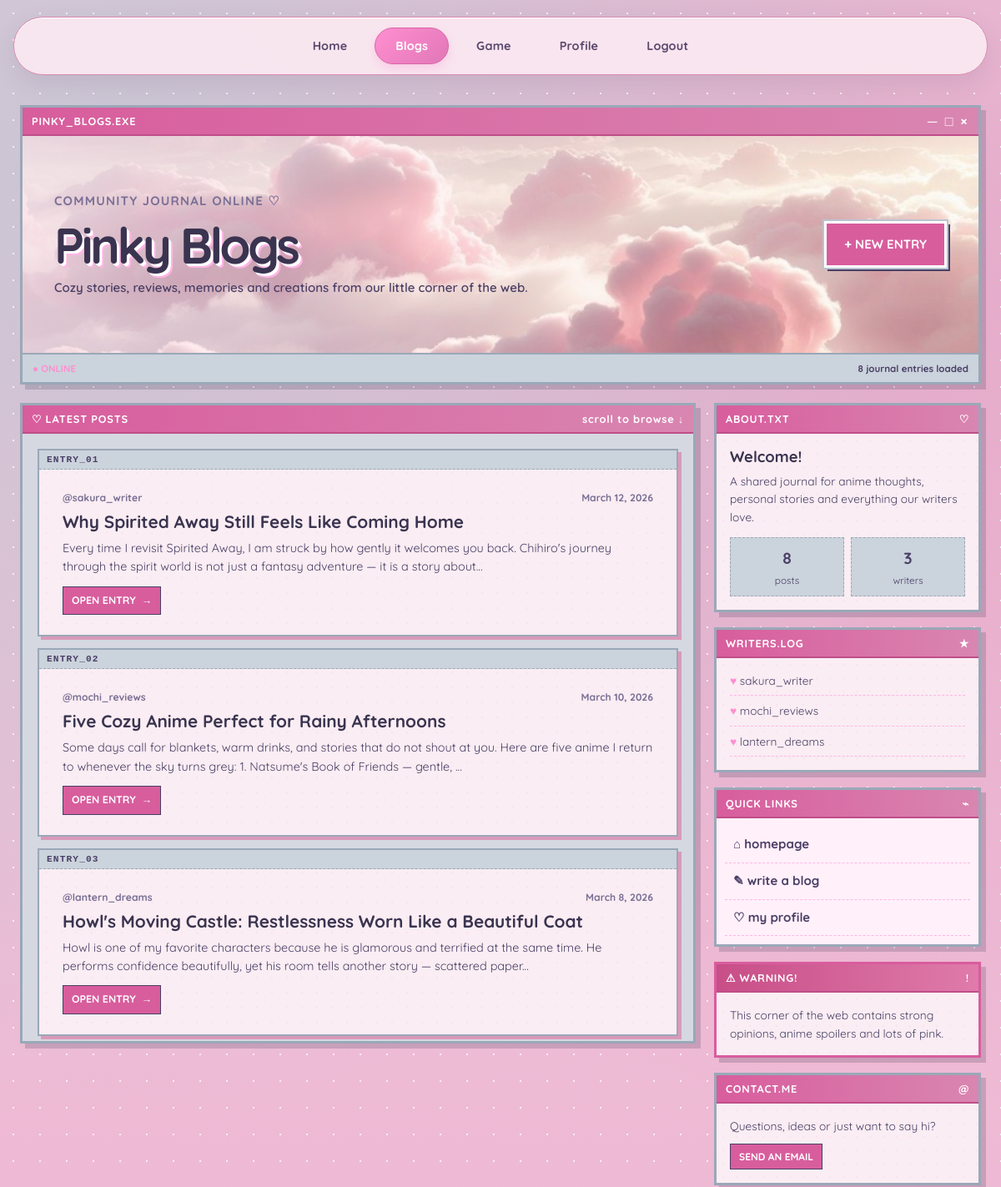
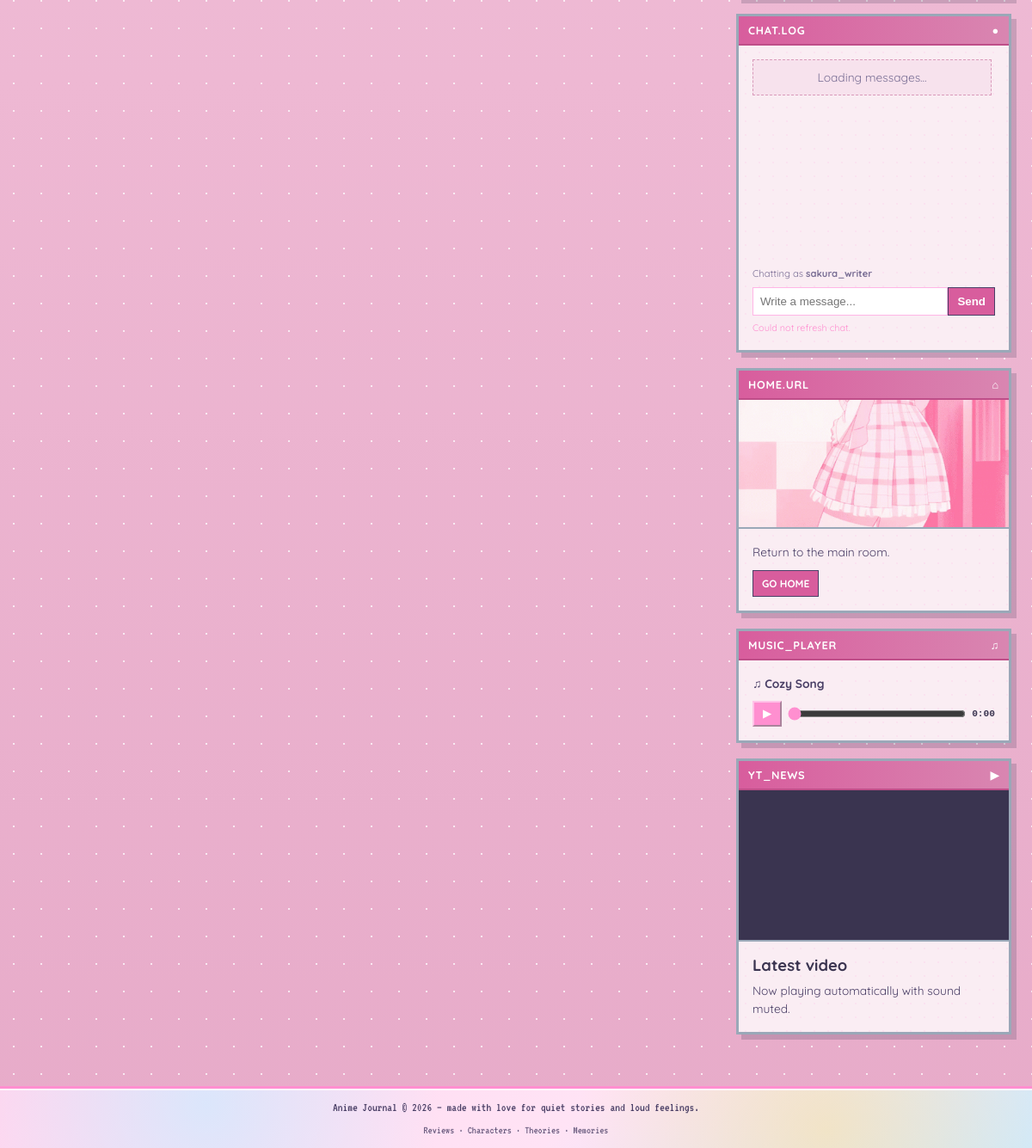
Screenshot of /blogs.php (signed in) with the database file from the repository (2 pictures, top to bottom).
### tables this page shows
CREATE TABLE IF NOT EXISTS blogPost (
    id INT AUTO_INCREMENT PRIMARY KEY,
    user_id INT NOT NULL,
    title VARCHAR(200) NOT NULL,
    content TEXT NOT NULL,
    thumbnail VARCHAR(255) DEFAULT NULL,
    created_at TIMESTAMP DEFAULT CURRENT_TIMESTAMP,
    updated_at TIMESTAMP DEFAULT CURRENT_TIMESTAMP ON UPDATE CURRENT_TIMESTAMP,
    CONSTRAINT fk_blog_user
        FOREIGN KEY (user_id) REFERENCES user(id)
        ON DELETE CASCADE
        ON UPDATE CASCADE
);

CREATE TABLE IF NOT EXISTS user (
    id INT AUTO_INCREMENT PRIMARY KEY,
    username VARCHAR(50) NOT NULL UNIQUE,
    email VARCHAR(100) NOT NULL UNIQUE,
    password VARCHAR(255) NOT NULL,
    role VARCHAR(20) NOT NULL DEFAULT 'user',
    profile_image VARCHAR(255) DEFAULT NULL,
    cover_image VARCHAR(255) DEFAULT NULL,
    description TEXT DEFAULT NULL,
    discord VARCHAR(255) DEFAULT NULL,
    youtube VARCHAR(255) DEFAULT NULL,
    x_link VARCHAR(255) DEFAULT NULL,
    spotify VARCHAR(255) DEFAULT NULL
);

### includes/auth.php (called while the page is built, shortened)
<?php
function isLoggedIn(): bool
{
    return isset($_SESSION['user_id']);
}
function e(string $value): string
{
    return htmlspecialchars($value, ENT_QUOTES, 'UTF-8');
}
function createExcerpt(string $content, int $length = 150): string
{
    $text = strip_tags($content);
    $text = preg_replace('/\s+/', ' ', trim($text));
    return mb_substr($text, 0, $length) . '...';
}
function formatDate(string $date): string
{
    return date('F j, Y', strtotime($date));
}

### blogs.php (the view, shortened to what this page needs)
<?php
require_once __DIR__ . '/includes/db.php';
require_once __DIR__ . '/includes/header.php';
$stmt = $conn->prepare(
    'SELECT b.id, b.title, b.content, b.created_at, b.thumbnail, u.username
     FROM blogPost b JOIN user u ON b.user_id = u.id
     ORDER BY b.created_at DESC'
);
$stmt->execute();
$blogs = $stmt->get_result()->fetch_all(MYSQLI_ASSOC);
$recentAuthors = [];
foreach ($blogs as $blog) {
    if (!in_array($blog['username'], $recentAuthors, true)) $recentAuthors[] = $blog['username'];
}
$widgetGif = static function (string $filename): ?string {
    $relativePath = 'assests/images/blog-widgets/' . $filename;
    return file_exists(__DIR__ . '/' . $relativePath) ? $relativePath : null;
};
?>
<div class="neo-blog-shell">
    <header class="neo-blog-hero neo-window">
        <div class="neo-titlebar"><span>PINKY_BLOGS.EXE</span><span class="window-dots" aria-hidden="true">─ □ ×</span></div>
        <div class="neo-hero-content">
            <img class="neo-hero-banner" src="assests/images/blog-banner.png?v=<?= (int) filemtime(__DIR__ . '/assests/images/blog-banner.png') ?>" alt="" aria-hidden="true">
            <div>
                <p class="neo-kicker">community journal online ♡</p>
                <h1>Pinky Blogs</h1>
                <p>Cozy stories, reviews, memories and creations from our little corner of the web.</p>
            </div>
            <?php if (isLoggedIn()): ?><a href="create.php" class="neo-action">+ new entry</a><?php endif; ?>
        </div>
        <div class="neo-statusbar"><span>● ONLINE</span><span><?= count($blogs) ?> journal entries loaded</span></div>
    </header>
    <div class="neo-blog-layout">
        <main class="neo-feed neo-window">
            <div class="neo-titlebar"><span>♡ LATEST POSTS</span><span>scroll to browse ↓</span></div>
            <div class="neo-feed-inner">
                <?php if (!$blogs): ?>
                    <div class="neo-empty"><strong>No entries yet!</strong><p>The journal is waiting for its first story ♡</p></div>
                <?php else: ?>
                    <?php foreach ($blogs as $index => $blog):
                        $thumb = basename((string) ($blog['thumbnail'] ?? ''));
                        $thumbFile = __DIR__ . '/assests/blog-thumbnails/' . $thumb;
                    ?>
                        <article class="neo-post<?= ($thumb && file_exists($thumbFile)) ? ' has-thumbnail' : '' ?>">
                            <div class="neo-post-number">ENTRY_<?= str_pad((string) ($index + 1), 2, '0', STR_PAD_LEFT) ?></div>
                            <div class="neo-post-body">
                                <div class="neo-post-copy">
                                    <div class="neo-post-meta"><span>@<?= e($blog['username']) ?></span><time datetime="<?= e(date('Y-m-d', strtotime($blog['created_at']))) ?>"><?= e(formatDate($blog['created_at'])) ?></time></div>
                                    <h2><a href="view.php?id=<?= (int) $blog['id'] ?>"><?= e($blog['title']) ?></a></h2>
                                    <p><?= e(createExcerpt($blog['content'], 180)) ?></p>
                                    <a class="neo-read-more" href="view.php?id=<?= (int) $blog['id'] ?>">open entry <span>→</span></a>
                                </div>
                            </div>
                        </article>
                    <?php endforeach; ?>
                <?php endif; ?>
            </div>
        </main>
        <aside class="neo-blog-sidebar">
            <section class="neo-window neo-widget">
                <div class="neo-titlebar"><span>ABOUT.TXT</span><span>♡</span></div>
                <div class="neo-widget-content">
                    <h2>Welcome!</h2>
                    <p>A shared journal for anime thoughts, personal stories and everything our writers love.</p>
                    <div class="neo-mini-stats"><span><strong><?= count($blogs) ?></strong> posts</span><span><strong><?= count($recentAuthors) ?></strong> writers</span></div>
                </div>
            </section>
            <section class="neo-window neo-widget">
                <div class="neo-titlebar"><span>WRITERS.LOG</span><span>★</span></div>
                <div class="neo-widget-content">
                    <?php if ($recentAuthors): ?>
                        <ul class="neo-writer-list"><?php foreach (array_slice($recentAuthors, 0, 8) as $author): ?><li><span>♥</span> <?= e($author) ?></li><?php endforeach; ?></ul>
                    <?php else: ?><p>No writers online yet.</p><?php endif; ?>
                </div>
            </section>
            <section class="neo-window neo-widget">
                <div class="neo-titlebar"><span>QUICK LINKS</span><span>⌁</span></div>
                <nav class="neo-quick-links">
                    <a href="index.php">⌂ homepage</a>
                    <?php if (isLoggedIn()): ?><a href="create.php">✎ write a blog</a><a href="profile.php">♡ my profile</a><?php else: ?><a href="login.php">♙ sign in</a><a href="register.php">+ join us</a><?php endif; ?>
                </nav>
            </section>
            <section class="neo-window neo-widget neo-warning-widget">
                <div class="neo-titlebar"><span>⚠ WARNING!</span><span>!</span></div>
                <div class="neo-widget-content"><p>This corner of the web contains strong opinions, anime spoilers and lots of pink.</p></div>
            </section>
            <section class="neo-window neo-widget">
                <div class="neo-titlebar"><span>CONTACT.ME</span><span>@</span></div>
                <div class="neo-widget-content">
                    <p>Questions, ideas or just want to say hi?</p>
                    <a class="neo-widget-button" href="mailto:dharinithiyagarajahdharini@gmail.com">send an email</a>
                </div>
            </section>
            <section class="neo-window neo-widget">
                <div class="neo-titlebar"><span>CHAT.LOG</span><span>●</span></div>
                <div class="neo-widget-content neo-chat-widget">
                    <div id="chatMessages" class="neo-chat-messages" aria-live="polite">
                        <p class="neo-chat-loading">Loading messages...</p>
                    </div>
                    <?php if (isLoggedIn()): ?>
                        <form id="chatForm" class="neo-chat-form">
                            <label for="chatMessage">Chatting as <strong><?= e($_SESSION['username']) ?></strong></label>
                            <div><input id="chatMessage" name="message" maxlength="300" autocomplete="off" placeholder="Write a message..." required><button type="submit">Send</button></div>
                            <span id="chatStatus" class="neo-chat-status" aria-live="polite"></span>
                        </form>
                    <?php else: ?>
                        <p class="neo-chat-login"><a href="login.php">Sign in</a> to join the chat.</p>
                    <?php endif; ?>
                </div>
            </section>
            <section class="neo-window neo-widget">
                <div class="neo-titlebar"><span>HOME.URL</span><span>⌂</span></div>
                <?php if ($gif = $widgetGif('home.gif')): ?><img class="neo-widget-gif" src="<?= e($gif) ?>" alt="Home decoration"><?php endif; ?>
                <div class="neo-widget-content"><p>Return to the main room.</p><a class="neo-widget-button" href="index.php">go home</a></div>
            </section>
            <section class="neo-window neo-widget neo-music-widget">
                <div class="neo-titlebar"><span>MUSIC_PLAYER</span><span>♫</span></div>
                <div class="neo-widget-content">
                    <p class="neo-track-name">♫ Cozy Song</p>
                    <div class="neo-player-controls"><button type="button" id="blogMusicButton" aria-label="Play music">▶</button><input id="blogMusicProgress" type="range" min="0" value="0" step="1" aria-label="Music progress"><span id="blogMusicTime">0:00</span></div>
                </div>
            </section>
            <section class="neo-window neo-widget">
                <div class="neo-titlebar"><span>YT_NEWS</span><span>▶</span></div>
                <div class="neo-youtube-player">
                    <iframe
                        src="https://www.youtube-nocookie.com/embed/qCt9fLpPfdM?autoplay=1&amp;mute=1&amp;loop=1&amp;playlist=qCt9fLpPfdM&amp;playsinline=1&amp;controls=1&amp;rel=0"
                        title="Pinky Blog YouTube news video"
                        allow="autoplay; encrypted-media; picture-in-picture"
                        allowfullscreen></iframe>
                </div>
                <div class="neo-widget-content"><h2>Latest video</h2><p>Now playing automatically with sound muted.</p></div>
            </section>
        </aside>
    </div>
</div>
<?php require_once __DIR__ . '/includes/footer.php'; ?>

### css/style.css (style rules this page uses)
:root { --pink-bg: #f8d4d8; --pink-light: #fce8ec; --green-box: #d8ecd5; --green-border: #7cb87c; --green-dark: #5a9a5a; --cream: #fff8e8; --cream-card: #fffdf5; --text-primary: #3d352e; --text-secondary: #6d645c; --accent-pink: #e8a0b4; --accent-brown: #a67c52; --link-color: #5e81ac; --success: #7ca982; --error: #c76d6d; --radius: 10px; --font-display: 'Quicksand', sans-serif; --font-pixel: 'VT323', monospace; --font-body: 'Inter', sans-serif; --max-read: 850px; --site-width: 1200px; }
*, *::before, *::after { box-sizing: border-box; margin: 0; padding: 0; }
html { scroll-behavior: smooth; }
body { font-family: var(--font-body); font-size: 15px; line-height: 1.65; color: var(--text-primary); background-color: transparent; background-image: radial-gradient(circle, rgba(255,255,255,0.85) 2px, transparent 2px), radial-gradient(circle at 12% 8%, rgba(207, 234, 255, 0.75) 0%, transparent 40%), radial-gradient(circle at 88% 12%, rgba(200, 182, 255, 0.55) 0%, transparent 38%), radial-gradient(circle at 50% 100%, rgba(255, 224, 143, 0.35) 0%, transparent 45%), linear-gradient(180deg, #ffe3f5 0%, #ffd6ef 35%, #ffd0ea 100%); background-size: 35px 35px, auto, auto, auto, auto; background-repeat: no-repeat; background-attachment: fixed; min-height: 100vh; display: flex; flex-direction: column; }
a { color: var(--link-color); text-decoration: none; transition: color 0.2s; }

### css/pinky-theme.css (style rules this page uses)
:root { --cr-pink: #ffd6ef; --cr-white-glow: #ffffff; --cr-hotpink: #ff8fd0; --cr-cotton-pink: #ffb6e6; --cr-gold: #ffe08f; --cr-lavender: #c8b6ff; --cr-plum: #3a3450; }
body { font-family: 'Quicksand', sans-serif; color: var(--cr-plum); background-color: var(--cr-pink); background-image: radial-gradient(circle, rgba(255,255,255,0.65) 1.5px, transparent 1.5px), radial-gradient(circle at 12% 8%, rgba(207, 234, 255, 0.75) 0%, transparent 40%), radial-gradient(circle at 88% 12%, rgba(200, 182, 255, 0.55) 0%, transparent 38%), radial-gradient(circle at 50% 100%, rgba(255, 224, 143, 0.35) 0%, transparent 45%), linear-gradient(180deg, #ffe3f5 0%, var(--cr-pink) 35%, #ffd0ea 100%); background-size: 32px 32px, auto, auto, auto, auto; background-repeat: repeat, no-repeat, no-repeat, no-repeat, no-repeat; background-attachment: fixed; min-height: 100vh; }

### rows the page displays
blogpost: index "01", user.username "sakura_writer", created_at "March 12, 2026", title "Why Spirited Away Still Feels Like Coming Home", content "Every time I revisit Spirited Away, I am struck by how gently it welcomes you back. Chihiro's journey through the spirit world is not just a fantasy adventure — it is a story about..."
blogpost: index "02", user.username "mochi_reviews", created_at "March 10, 2026", title "Five Cozy Anime Perfect for Rainy Afternoons", content "Some days call for blankets, warm drinks, and stories that do not shout at you. Here are five anime I return to whenever the sky turns grey: 1. Natsume's Book of Friends — gentle, ..."
blogpost: index "03", user.username "lantern_dreams", created_at "March 8, 2026", title "Howl's Moving Castle: Restlessness Worn Like a Beautiful Coat", content "Howl is one of my favorite characters because he is glamorous and terrified at the same time. He performs confidence beautifully, yet his room tells another story — scattered paper..."

### other values shown
count($blogs) "8"
count($recentAuthors) "3"
$author "sakura_writer"
$author "mochi_reviews"
$author "lantern_dreams"
$_SESSION['username'] "sakura_writer"
